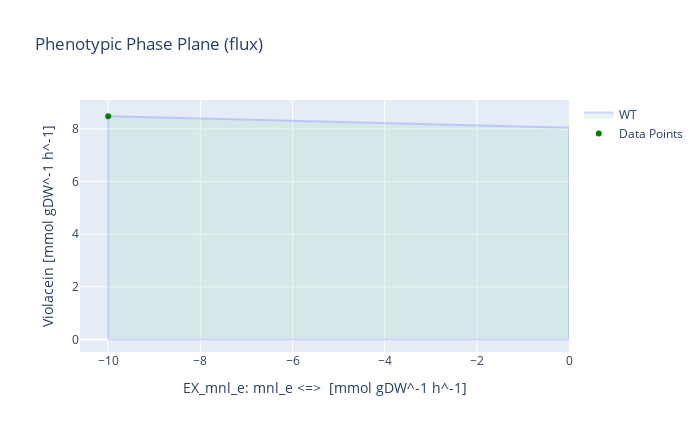

Source (notebook cell):
### Code cell
# With D-mannitol as substrate
medium = model_LB_vio_fad.medium

with model_LB_vio_fad:
    
    medium['EX_glc__D_e'] = 0
    medium['EX_mnl_e'] = 10
    model_LB_vio_fad.medium = medium
    
    model_LB_vio_fad.objective = model_LB_vio_fad.reactions.Violacein
    violacein_production = model_LB_vio_fad.optimize().objective_value
    
    model_LB_vio_fad.objective = model_LB_vio_fad.reactions.Growth
    growth_rate = model_LB_vio_fad.optimize().objective_value
    
    violacein_mnl_yield = violacein_production / (-1*model_LB_vio_fad.reactions.EX_mnl_e.flux)
    
    print('Oxygen and D-mannitol boundaries set to default values (-10):')
    print('- Growth rate for V. natriegens [h^-1]:', growth_rate)
    print('- Max. violacein production [mmol gDW^-1 h^-1]:', violacein_production)
    print('- Theoretical maximum yield [mmol_vio / mmol_mnl]:', violacein_mnl_yield)
    
    model_LB_vio_fad.reactions.EX_o2_e.lower_bound = -100
    model_LB_vio_fad.reactions.EX_mnl_e.lower_bounds = -100
    
    model_LB_vio_fad.objective = model_LB_vio_fad.reactions.Violacein
    violacein_production = model_LB_vio_fad.optimize().objective_value
    
    model_LB_vio_fad.objective = model_LB_vio_fad.reactions.Growth
    growth_rate = model_LB_vio_fad.optimize().objective_value
    
    violacein_mnl_yield = violacein_production / (-1*model_LB_vio_fad.reactions.EX_mnl_e.flux)
    
    result = phenotypic_phase_plane(model_LB_vio_fad, 
                                variables=[model_LB_vio_fad.reactions.EX_mnl_e],
                                objective=model_LB_vio_fad.reactions.Violacein,
                                points=10)
    x = result.data_frame.EX_mnl_e[result.data_frame.objective_upper_bound.idxmax()]
    y = result.data_frame.objective_upper_bound[result.data_frame.objective_upper_bound.idxmax()]
    result.plot(plotter, points=[(x,y)], points_colors=["green"])
    
    print('Setting oxygen and sucrose boundaries to -1000:')
    print("- The optimal D-mannitol uptake for Violacein flux is [h^-1]:", result.data_frame.EX_mnl_e[result.data_frame.objective_upper_bound.idxmax()])
    print('- Growth rate for V. natriegens [h^-1]:', growth_rate)
    print('- Max. violacein production [mmol gDW^-1 h^-1]:', violacein_production)
    print('- Theoretical maximum yield [mmol_vio / mmol_mnl]:', violacein_mnl_yield)

### Figure 1 — Plotly figure (JSON) as saved in the notebook; plotly's stock layout.template omitted (floating-point values rounded to 4 significant figures)
{"data": [{"fill": "toself", "fillcolor": "#B3E2CD", "hoverinfo": "none", "marker": {"line": {"color": "#B3E2CD"}, "opacity": 0.3}, "mode": "lines", "name": "WT", "opacity": 0.3, "type": "scatter", "x": [-10, -8.889, -7.778, -6.667, -5.556, -4.444, -3.333, -2.222, -1.111, -3.553e-15, -3.553e-15, -1.111, -2.222, -3.333, -4.444, -5.556, -6.667, -7.778, -8.889, -10, -10, -10], "y": [3.369e-14, 6.738e-15, 0, 0, 0, -1.952e-15, -1.268e-13, -7.52e-15, -2.083e-14, -1.225e-15, 8.038, 8.092, 8.146, 8.2, 8.254, 8.3, 8.345, 8.389, 8.432, 8.476, 3.369e-14, 8.476]}, {"marker": {"color": ["green"]}, "mode": "markers", "name": "Data Points", "type": "scatter", "x": [-10], "y": [8.476]}], "layout": {"height": 432, "title": {"text": "Phenotypic Phase Plane (flux)"}, "width": 700, "xaxis": {"autorange": true, "range": [-10.61, -3.553e-15], "title": {"text": "EX_mnl_e: mnl_e <=>  [mmol gDW^-1 h^-1]"}, "type": "linear"}, "yaxis": {"autorange": true, "range": [-0.4788, 9.097], "title": {"text": "Violacein [mmol gDW^-1 h^-1]"}, "type": "linear"}}}
